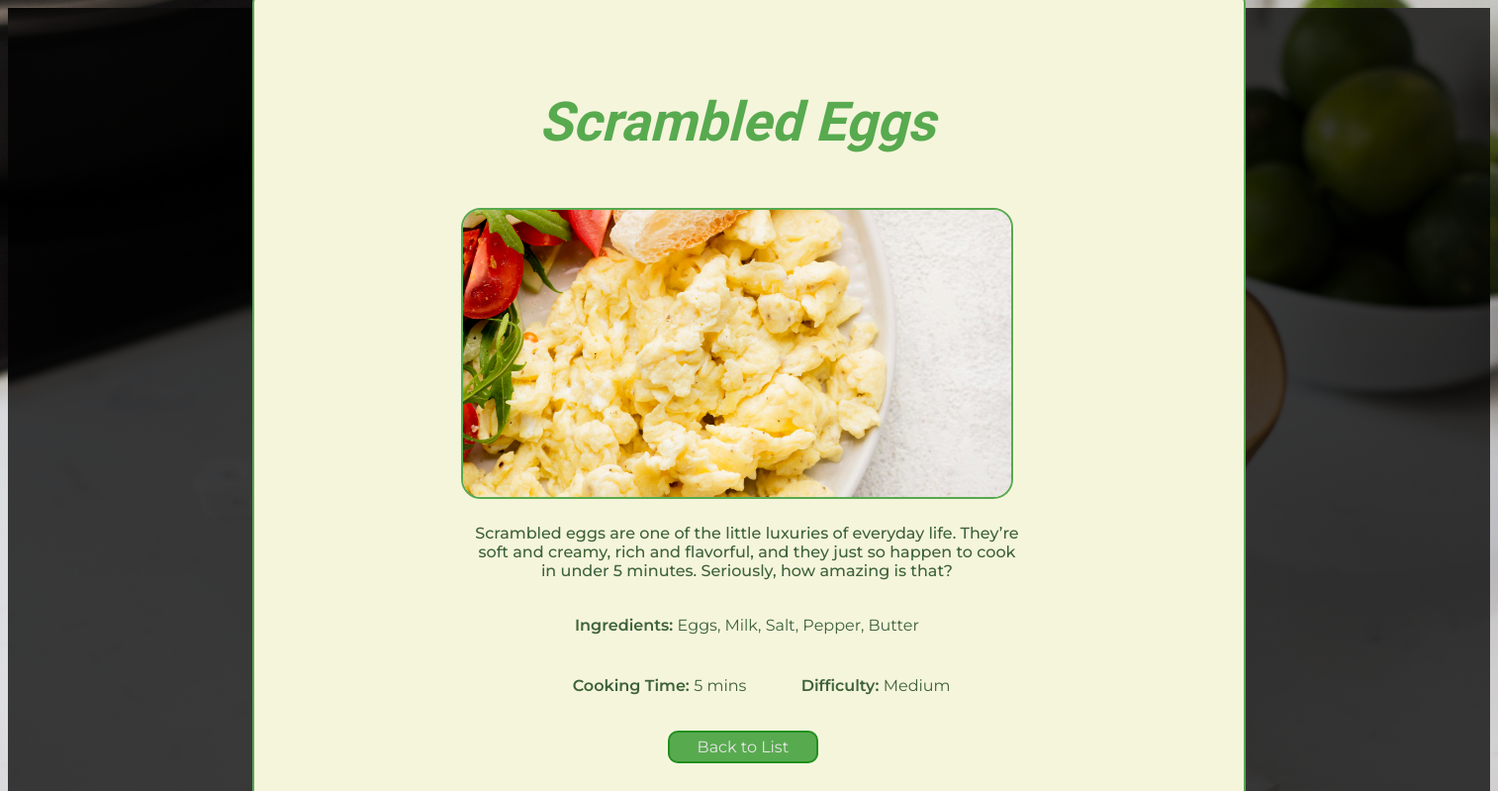
The app's page /list/3/ (signed in) with its own data.
### recipes/models.py (models this page shows, shortened)
class Recipe(models.Model):
    name = models.CharField(max_length= 120)
    ingredients = models.CharField(max_length= 200, help_text="Enter the ingredient, separated by comma")
    cooking_time = models.PositiveIntegerField( help_text='Enter time in minutes')
    difficulty = models.CharField(max_length=20, blank= True)
    description = models.TextField(default='There is no description for this recipe.')
    pic= models.ImageField(upload_to='recipes', default='no_picture.jpg')

### recipes/views.py (the view)
# urls.py: path("list/<int:pk>/", RecipeDetailView.as_view(), name="detail"),
class RecipeDetailView(LoginRequiredMixin, DetailView):
    model = Recipe
    template_name= "recipes/recipe_details.html"

### recipes/templates/recipes/recipe_details.html (shortened to what this page needs)
{% load static %}
<!DOCTYPE html>
<html lang="en">
    <head>
        <link rel="stylesheet" type="text/css" href="{% static 'css/style.css' %}">
    </head>
    <body class="compact-view">
        <div class="details-flex-container">
            <div class="centered-div">
                    <div class="recipes-container-details">
                        <div class="top-details-holder">
                            <h2 class="details-header">{{object.name}}</h2>
                            <img src="{{object.pic.url}}" class="recipe-image-details" />
                        </div>
                        <div class="description-holder">
                            <p class="details-description">{{object.description}}</p>
                        </div>
                        <div class="ingredients-details">
                            <p class="ingredients-details-list"><span class="sub-header">Ingredients:
                                </span>{{object.ingredients}}</p>
                        </div>
                        <div class="time-and-difficulty">
                            <p class="sub-header-1"><span class="sub-header">Cooking Time: </span>{{object.cooking_time}} mins</p>
                            <br/>
                            <p><span class="sub-header">Difficulty: </span>{{object.difficulty}}</p>
                        </div>
                        <div class="details-button-holder">
                            <a href="{% url 'recipes:list' %}" class="back-button">Back to List</a>
                        </div>
                    </div>
                </div>
            </div>
    </body>
</html>

### static/css/style.css (style rules this page uses)
html, body { font-family: 'Montserrat', sans-serif; background-image: url('../images/kitchen.jpg'); background-size: cover; background-position: center; background-repeat: no-repeat; z-index: -1; height: 98vh; }
.details-flex-container { height: 100vh; display: flex; justify-content: center; align-items: center; text-align: center; background-color: rgba(0, 0, 0, 0.75); }
.recipes-container-details { background-color: beige; max-width: 1000px; border-radius: 10px; padding: 5%; flex-direction: column; padding-left: 21%; border: 2px solid rgba(0, 128, 0, 0.644) }
.time-and-difficulty { width: 75%; display: flex; font-family: "Montserrat", sans-serif; color: rgba(2, 51, 2, 0.76); }
.ingredients-details { width: 75%; padding: 10px; color: rgba(2, 51, 2, 0.76); }
.ingredients-details-list { font-family: "Montserrat", sans-serif; color: rgba(2, 51, 2, 0.76); }
.sub-header-1 { padding-left: 20%; margin-right: 10%; }
.sub-header { font-weight: 600; color: rgb(31, 75, 75); color: rgba(2, 51, 2, 0.76); }
.description-holder { width: 75%; padding: 10px; }
.top-details-holder { width: 75%; display: flex; flex-direction: column; justify-content: center; align-items: center; }
.top-details-holder img { width: 100%; height: 290px; object-fit: cover; border: 2px solid rgba(0, 128, 0, 0.644); border-radius: 20px; display: block; margin-bottom: 15px; }
.details-description { margin: 0; font-family: "Montserrat", sans-serif; font-weight: 500; color: rgba(2, 51, 2, 0.76); }
.details-header { font-family: "Concert One", sans-serif; font-style: italic; font-size: 55px; font-optical-sizing: auto; color: rgba(0, 128, 0, 0.644); padding-bottom: 10px; }
.details-button-holder { margin-top: 20px; width: 555px; display: flex; justify-content: center; align-items: center; }
.back-button { width: 25%; border-radius: 10px; border: 2px solid rgba(0, 128, 0, 0.644); background-color: rgba(0, 128, 0, 0.644); color: rgb(230, 230, 230); padding: 5px; text-decoration: none; text-align: center; margin-left: 2%; transition: all 0.25s ease; }

### records on screen
Recipe: name "Scrambled Eggs", pic (picture), description "Scrambled eggs are one of the little luxuries of everyday life. They’re soft and creamy, rich and flavorful, and they just so happen to cook in under 5 minutes. Seriously, how amazing is that?", ingredients "Eggs, Milk, Salt, Pepper, Butter", cooking_time "5", difficulty "Medium"
